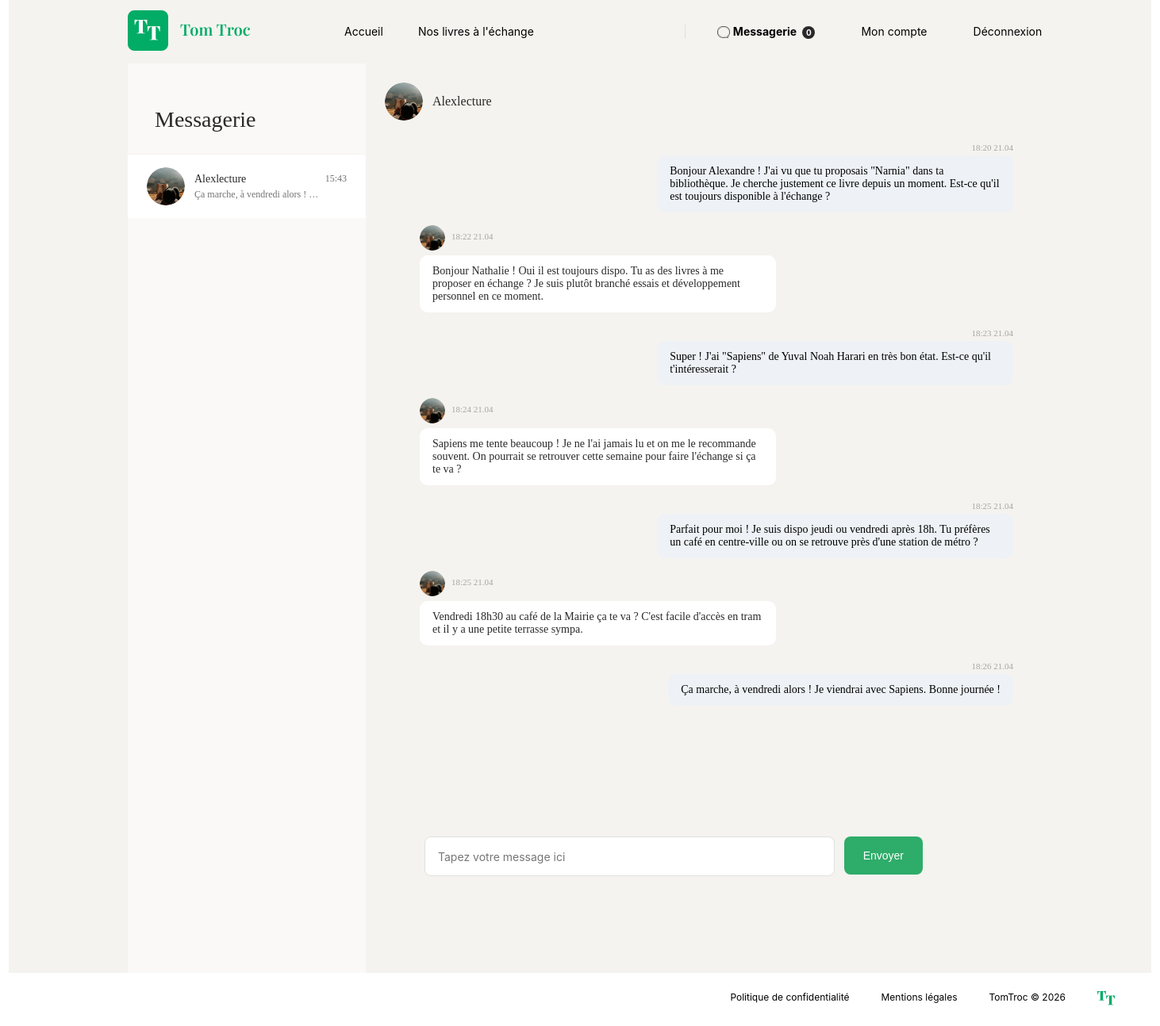
The app's page /index.php?controller=message&action=conversations&id=2 (signed in) with its own data.
### tables this page shows
CREATE TABLE `user` (
  `id` int NOT NULL,
  `email` varchar(150) NOT NULL,
  `password` varchar(255) NOT NULL,
  `pseudo` varchar(50) NOT NULL,
  `profile_photo` varchar(255) DEFAULT NULL,
  `created_at` datetime NOT NULL DEFAULT CURRENT_TIMESTAMP
);

CREATE TABLE `message` (
  `id` int NOT NULL,
  `content` text NOT NULL,
  `sender_id` int NOT NULL,
  `receiver_id` int NOT NULL,
  `created_at` datetime NOT NULL DEFAULT CURRENT_TIMESTAMP,
  `is_read` tinyint NOT NULL DEFAULT '0'
);

### controllers/MessageController.php (called while the page is built, shortened)
<?php
require_once __DIR__ . '/../models/MessageManager.php';
require_once __DIR__ . '/../models/UserManager.php';
class MessageController
{
    private $messageManager;
    public function __construct()
    {
        $this->messageManager = new MessageManager();
    }
    public function conversations()
    {
        $userId = $_SESSION['user_id'];
        $conversations = $this->messageManager->getConversations($userId);
        $messages = [];
        $otherUser = null;
        $otherId = $_GET['id'] ?? null;
        if ($otherId) {
            $messages = $this->messageManager->getMessages($userId, $otherId);
            $this->messageManager->markAsRead($otherId, $userId);
            $userManager = new UserManager();
            $otherUser = $userManager->getUserById($otherId);
        }
        foreach ($conversations as $conversation) {
            $conversation->setLastMessage(
                $this->messageManager->getLastMessage($userId, $conversation->getId()));
        }
        require __DIR__ . '/../views/message/conversations.php';
    }
}

### config/DBConnect_example.php (called while the page is built)
<?php
class DBConnect
{
    private $host = 'your_host';
    private $dbname = 'your_database_name';
    private $username = 'your_username';
    private $password = 'your_password';
    public function getPdo()
    {
        try {
            $pdo = new PDO('mysql:host=' . $this->host . ';dbname=' . $this->dbname . ';charset=utf8', $this->username, $this->password);
        } catch (PDOException $e) {
            die("Erreur de connexion : " . $e->getMessage());
        }
        return $pdo;
    }
}

### models/MessageManager.php (called while the page is built, shortened)
<?php
require_once __DIR__ . '/User.php';
require_once __DIR__ . '/Message.php';
class MessageManager extends DBConnect
{
    private $pdo;
    public function __construct()
    {
        $this->pdo = $this->getPdo();
    }
    public function getMessages($senderId, $receiverId)
    {
        $sql = 'SELECT * FROM message WHERE (sender_id = :sender_id AND receiver_id = :receiver_id) OR (sender_id = :receiver_id AND receiver_id = :sender_id) ORDER BY created_at ASC';
        $stmt = $this->pdo->prepare($sql);
        $stmt->bindParam(':sender_id', $senderId);
        $stmt->bindParam(':receiver_id', $receiverId);
        $stmt->execute();
        $stmt->setFetchMode(PDO::FETCH_CLASS, 'Message');
        $message = $stmt->fetchAll();
        return $message;
    }
    public function getConversations($userId)
    {
        $sql = 'SELECT DISTINCT u.id, u.pseudo, u.profile_photo FROM user u JOIN message m ON (u.id = m.sender_id OR u.id = m.receiver_id) WHERE u.id != :user_id AND (m.sender_id = :user_id2 OR m.receiver_id = :user_id3)';
        $stmt = $this->pdo->prepare($sql);
        $stmt->bindValue(':user_id', $userId);
        $stmt->bindValue(':user_id2', $userId);
        $stmt->bindValue(':user_id3', $userId);
        $stmt->execute();
        $stmt->setFetchMode(PDO::FETCH_CLASS, 'User');
        $message = $stmt->fetchAll();
        return $message;
    }
    public function getLastMessage($userId, $otherId)
    {
        $sql = 'SELECT content FROM message
            WHERE (sender_id = :user_id AND receiver_id = :other_id)
            OR (sender_id = :other_id2 AND receiver_id = :user_id2)
            ORDER BY created_at DESC LIMIT 1';
        $stmt = $this->pdo->prepare($sql);
        $stmt->bindValue(':user_id', $userId);
        $stmt->bindValue(':user_id2', $userId);
        $stmt->bindValue(':other_id', $otherId);
        $stmt->bindValue(':other_id2', $otherId);
        $stmt->execute();
        return $stmt->fetchColumn();
    }
}

### models/User.php (called while the page is built, shortened)
<?php
class User
{
    private $id;
    private $pseudo;
    private $profile_photo;
    private $last_message;
    public function getId(): ?int
    {
        return $this->id;
    }
    public function getPseudo(): ?string
    {
        return $this->pseudo;
    }
    public function getProfilePhoto(): ?string
    {
        return $this->profile_photo;
    }
    public function getLastMessage(): ?string
    {
        return $this->last_message;
    }
    public function setLastMessage(?string $last_message): self
    {
        $this->last_message = $last_message;
        return $this;
    }
}

### models/UserManager.php (called while the page is built, shortened)
<?php
require_once __DIR__ . '/../models/User.php';
class UserManager extends DBConnect
{
    private $pdo;
    public function __construct()
    {
        $this->pdo = $this->getPdo();
    }
    public function getUserById($id)
    {
        $sql = 'SELECT * FROM user WHERE id = :id';
        $stmt = $this->pdo->prepare($sql);
        $stmt->bindParam(':id', $id);
        $stmt->execute();
        $stmt->setFetchMode(PDO::FETCH_CLASS, 'User');
        $users = $stmt->fetch();
        return $users;
    }
}

### models/Message.php (called while the page is built, shortened)
<?php
class Message
{
    private $content;
    private $sender_id;
    private $created_at;
    public function getContent(): ?string
    {
        return $this->content;
    }
    public function getSenderId(): ?int
    {
        return $this->sender_id;
    }
    public function getCreatedAt(): ?string
    {
        return $this->created_at;
    }
}

### views/message/conversations.php (the view, shortened to what this page needs)
<?php require __DIR__ . '/../templates/header.php'; ?>
<div class="messaging_container">
    <div class="conversations_sidebar">
        <h1 class="conversations_title">Messagerie</h1>
        <?php foreach ($conversations as $conversation): ?>
            <a href="index.php?controller=message&action=conversations&id=<?= $conversation->getId() ?>"
                class="conversation_item <?= ($otherId == $conversation->getId()) ? 'active' : '' ?>">
                <img src="/<?= htmlspecialchars($conversation->getProfilePhoto() ?? 'picture/users/default_profile.png') ?>"
                    alt="photo" class="conversation_avatar">
                <div class="conversation_info">
                    <div class="conversation_info_top">
                        <span class="conversation_pseudo"><?= htmlspecialchars($conversation->getPseudo(), ENT_NOQUOTES) ?></span>
                        <span class="conversation_time">15:43</span>
                    </div>
                    <span class="conversation_preview">
                        <?= htmlspecialchars($conversation->getLastMessage() ?? '', ENT_NOQUOTES) ?>
                    </span>
                </div>
            </a>
        <?php endforeach; ?>
    </div>
    <div class="thread_container">
        <?php if ($otherUser): ?>
            <div class="thread_header">
                <img src="/<?= htmlspecialchars($otherUser->getProfilePhoto() ?? 'picture/users/default_profile.png') ?>"
                    alt="photo" class="conversation_avatar">
                <span class="thread_pseudo"><?= htmlspecialchars($otherUser->getPseudo(), ENT_NOQUOTES) ?></span>
            </div>
            <div class="thread_messages">
                <?php foreach ($messages as $message): ?>
                    <div class="message_bubble <?= ($message->getSenderId() == $_SESSION['user_id']) ? 'message_sent' : 'message_received' ?>">
                        <?php if ($message->getSenderId() != $_SESSION['user_id']): ?>
                            <div class="message_received_wrapper">
                                <div class="message_meta">
                                    <img src="/<?= htmlspecialchars($otherUser->getProfilePhoto() ?? 'picture/users/default_profile.png') ?>"
                                        alt="photo" class="message_avatar">
                                    <span class="message_time"><?= date('H:i d.m', strtotime($message->getCreatedAt())) ?></span>
                                </div>
                                <div class="message_content">
                                    <p><?= htmlspecialchars($message->getContent(), ENT_NOQUOTES) ?></p>
                                </div>
                            </div>
                        <?php else: ?>
                            <div class="message_content">
                                <span class="message_time"><?= date('H:i d.m', strtotime($message->getCreatedAt())) ?></span>
                                <p><?= htmlspecialchars($message->getContent(), ENT_NOQUOTES) ?></p>
                            </div>
                        <?php endif; ?>
                    </div>
                <?php endforeach; ?>
            </div>
            <form action="index.php?controller=message&action=send" method="post" class="thread_form">
                <input type="text" name="content" placeholder="Tapez votre message ici" class="thread_input" required>
                <button type="submit" class="thread_send_btn">Envoyer</button>
            </form>
        <?php else: ?>
            <div class="thread_empty">
                <p>Sélectionnez une conversation</p>
            </div>
        <?php endif; ?>
    </div>
</div>
<?php require __DIR__ . '/../templates/footer.php'; ?>

### records on screen
user: profile_photo (picture), pseudo "Alexlecture"
message: content "Ça marche, à vendredi alors !…", created_at "18:26 21.04", content "Ça marche, à vendredi alors ! Je viendrai avec Sapiens. Bonne journée !"
message: created_at "18:20 21.04", content "Bonjour Alexandre ! J'ai vu que tu proposais \"Narnia\" dans ta bibliothèque. Je cherche justement ce livre depuis un moment. Est-ce qu'il est toujours disponible à l'échange ?"
message: user.profile_photo (picture), created_at "18:22 21.04", content "Bonjour Nathalie ! Oui il est toujours dispo. Tu as des livres à me proposer en échange ? Je suis plutôt branché essais et développement personnel en ce moment."
message: created_at "18:23 21.04", content "Super ! J'ai \"Sapiens\" de Yuval Noah Harari en très bon état. Est-ce qu'il t'intéresserait ?"
message: user.profile_photo (picture), created_at "18:24 21.04", content "Sapiens me tente beaucoup ! Je ne l'ai jamais lu et on me le recommande souvent. On pourrait se retrouver cette semaine pour faire l'échange si ça te va ?"
message: created_at "18:25 21.04", content "Parfait pour moi ! Je suis dispo jeudi ou vendredi après 18h. Tu préfères un café en centre-ville ou on se retrouve près d'une station de métro ?"
message: user.profile_photo (picture), created_at "18:25 21.04", content "Vendredi 18h30 au café de la Mairie ça te va ? C'est facile d'accès en tram et il y a une petite terrasse sympa."

### other values on screen
$unreadCount "0"
